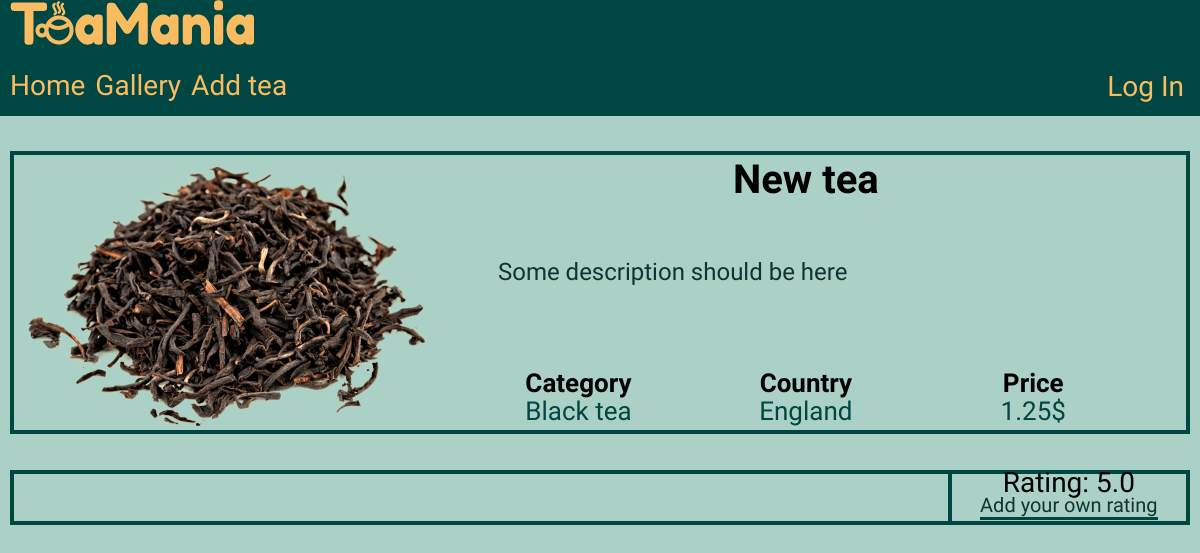
Page /gallery/1 on the earlier database version.
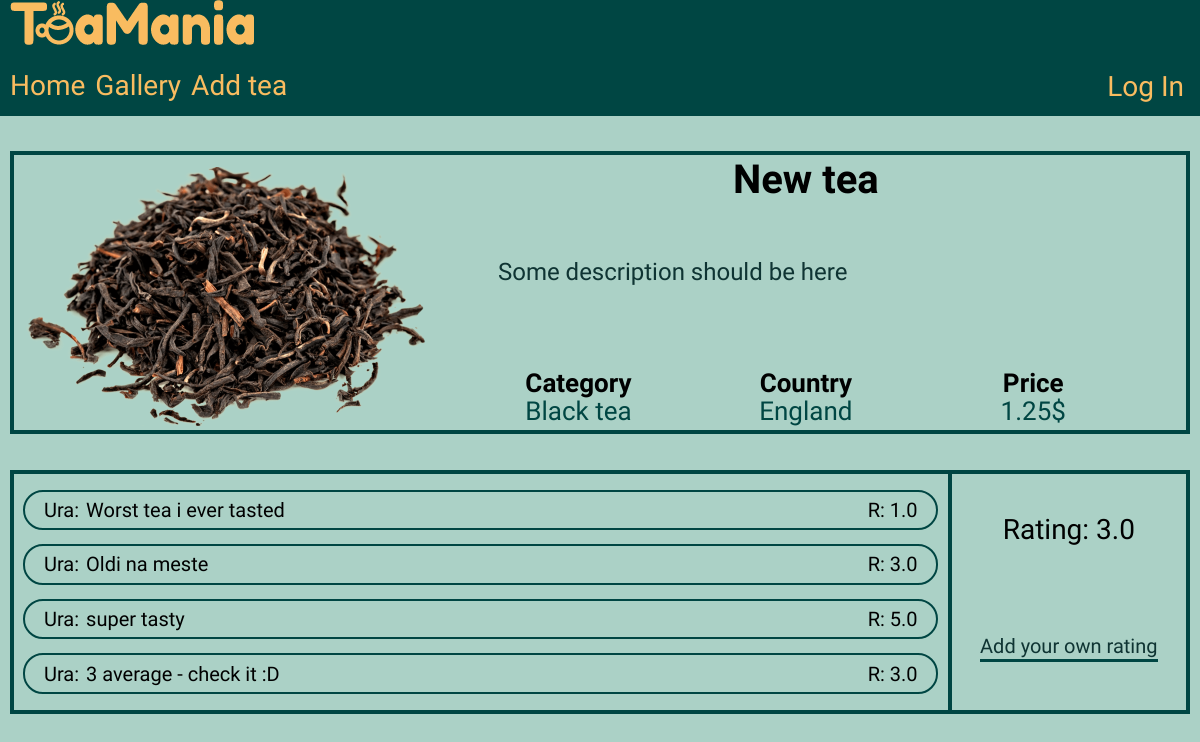
Same page on the later database version.
### app/models.py (models this page shows, shortened)
class Tea(db.Model):
    id = db.Column(db.Integer, primary_key=True)
    title = db.Column(db.String(50), index=True, unique=True, nullable=False)
    type = db.Column(db.String(20), index=True, nullable=False)
    country = db.Column(db.String(50), index=True, nullable=False)
    description = db.Column(db.String(200))
    price = db.Column(db.Float, index=True, nullable=False)
    rating = db.Column(db.Float, index=True)
    image = db.Column(db.String(150))
    timestamp = db.Column(db.DateTime, index=True, default=datetime.utcnow)
    user_id = db.Column(db.Integer, db.ForeignKey('user.id'))
    comments = db.relationship('Comment', backref='tea', lazy='dynamic')

class Comment(db.Model):
    id = db.Column(db.Integer, primary_key=True)
    body = db.Column(db.String(200))
    rating = db.Column(db.Float, nullable=False)
    timestamp = db.Column(db.DateTime, index=True, default=datetime.utcnow)
    tea_id = db.Column(db.Integer, db.ForeignKey('tea.id'))
    user_id = db.Column(db.Integer, db.ForeignKey('user.id'))

### app/routes.py (the view)
@app.route('/gallery/<int:id>')
def single(id):
    tea = Tea.query.get(id)
    comments = tea.comments
    return render_template('single.html', tea=tea, comments=comments)

### app/templates/single.html (shortened to what this page needs)
<!DOCTYPE html>
<html lang="en">
<head>
  <link href="https://stackpath.bootstrapcdn.com/font-awesome/4.7.0/css/font-awesome.min.css" rel="stylesheet">
  <link rel="stylesheet" href="{{ url_for('static', filename='css/main_style.css')}}">
  <link rel="stylesheet" href="{{ url_for('static', filename='css/single_style.css')}}">
</head>
<body>
  <header>
    <div class="container">
      <a href="index" class="header__logo">
        <img src="{{ url_for('static', filename='images/logo_desctop.png') }}" alt="Big logo">
      </a>
      <div class="header__bottom">
        <nav>
          <a href="{{ url_for('index') }}" class="header__button">Home</a>
          <a href="{{ url_for('gallery') }}" class="header__button" >Gallery</a>
          <a href="{{ url_for('add_tea') }}" class="header__button">Add tea</a>
        </nav>
        <div class="header__login">
          <button class="header__button" id="login">Log In</button>
        </div>
      </div>
    </div>
  </header>
  <main>
    <div class="container">
      <section class="tea__section">
        <article class="main__information">
          <div class="tea__image">
            <img src="{{ url_for('static', filename='images/blacktea.png')}}" alt="spring melody">
          </div>
          <div class="tea__info">
            <h2 class="tea__name">{{ tea.title }}</h2>
            <p class="tea__description">{{ tea.description}}</p>
            <div class="tea__stats">
              <table>
                <tr>
                  <th>Category</th>
                  <th>Country</th>
                  <th>Price</th>
                </tr>
                <tr>
                  <td>{{ tea.type }} tea</td>
                  <td>{{ tea.country }}</td>
                  <td>{{ tea.price }}$</td>
                </tr>
              </table>
            </div>
          </div>
        </article>
      </section>
      <section class="feedback__section">
        <article class="comment__section">
          <ul id="comment-list">
            {% for comment in comments: %}
            <li id="comment-item">
              <div class="comment">
                <div class="comment__author">Ura:</div>
                <div class="comment__text">{{ comment.body }}</div>
              </div>
              <div class="comment__rating">R: {{ comment.rating }}</div>
            </li>
            {% endfor %}
          </ul>
        </article>
        <article class="rating__section">
          <div class="average">
            <div id="average-rating">Rating: {{ tea.rating }}</div>
          </div>
          <div class="your__rating">
            <button id="self-rating">Add your own rating</button>
          </div>
        </article>
      </section>
    </div>
  </main>
</body>
</html>

Differences in the rows shown:
changed Tea "New tea": rating "5.0" → "3.0"
added Comment: body "Worst tea i ever tasted", rating "1.0"
added Comment: body "Oldi na meste", rating "3.0"
added Comment: body "super tasty", rating "5.0"
added Comment: body "3 average - check it :D", rating "3.0"
